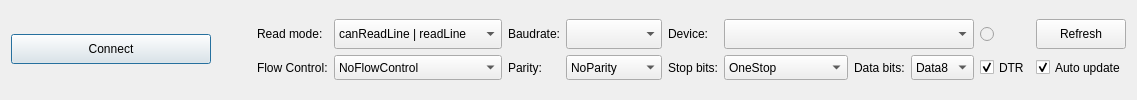
       <widget class="QWidget" name="tabSerial">
        <attribute name="title">
         <string>Serial COM</string>
        </attribute>
        <layout class="QGridLayout" name="gridLayout_5">
         <item row="5" column="3">
          <widget class="QPushButton" name="pushButtonSerialConnect">
           <property name="sizePolicy">
            <sizepolicy hsizetype="Minimum" vsizetype="Fixed">
             <horstretch>0</horstretch>
             <verstretch>0</verstretch>
            </sizepolicy>
           </property>
           <property name="minimumSize">
            <size>
             <width>200</width>
             <height>30</height>
            </size>
           </property>
           <property name="font">
            <font>
             <underline>false</underline>
            </font>
           </property>
           <property name="whatsThis">
            <string>&lt;html&gt;&lt;head/&gt;&lt;body&gt;&lt;p&gt;Enable/disable serial communication&lt;/p&gt;&lt;/body&gt;&lt;/html&gt;</string>
           </property>
           <property name="text">
            <string>Connect</string>
           </property>
           <property name="shortcut">
            <string>Alt+N</string>
           </property>
           <property name="checkable">
            <bool>true</bool>
           </property>
           <property name="checked">
            <bool>false</bool>
           </property>
           <property name="autoDefault">
            <bool>false</bool>
           </property>
           <property name="default">
            <bool>true</bool>
           </property>
           <property name="flat">
            <bool>false</bool>
           </property>
          </widget>
         </item>
         <item row="5" column="4">
          <spacer name="horizontalSpacer_6">
           <property name="orientation">
            <enum>Qt::Horizontal</enum>
           </property>
           <property name="sizeHint" stdset="0">
            <size>
             <width>40</width>
             <height>20</height>
            </size>
           </property>
          </spacer>
         </item>
         <item row="5" column="6">
          <layout class="QGridLayout" name="gridLayout_2">
           <item row="1" column="8" colspan="2">
            <widget class="QComboBox" name="comboBoxStopBits">
             <property name="sizePolicy">
              <sizepolicy hsizetype="Preferred" vsizetype="Preferred">
               <horstretch>0</horstretch>
               <verstretch>0</verstretch>
              </sizepolicy>
             </property>
             <property name="minimumSize">
              <size>
               <width>0</width>
               <height>25</height>
              </size>
             </property>
             <item>
              <property name="text">
               <string>OneStop</string>
              </property>
             </item>
             <item>
              <property name="text">
               <string>OneAndHalfStop</string>
              </property>
             </item>
             <item>
              <property name="text">
               <string>TwoStop</string>
              </property>
             </item>
            </widget>
           </item>
           <item row="1" column="12">
            <widget class="QCheckBox" name="checkBoxDTR">
             <property name="sizePolicy">
              <sizepolicy hsizetype="Maximum" vsizetype="Preferred">
               <horstretch>0</horstretch>
               <verstretch>0</verstretch>
              </sizepolicy>
             </property>
             <property name="whatsThis">
              <string>&lt;html&gt;&lt;head/&gt;&lt;body&gt;&lt;p&gt;&amp;quot;Data Terminal Ready&amp;quot; - required by some devices such as Arduino Due for proper UART initialisation.&lt;/p&gt;&lt;/body&gt;&lt;/html&gt;</string>
             </property>
             <property name="text">
              <string>DTR</string>
             </property>
             <property name="checked">
              <bool>true</bool>
             </property>
            </widget>
           </item>
           <item row="0" column="2" colspan="3">
            <widget class="QComboBox" name="comboBoxSerialReadMode">
             <property name="sizePolicy">
              <sizepolicy hsizetype="MinimumExpanding" vsizetype="Preferred">
               <horstretch>0</horstretch>
               <verstretch>0</verstretch>
              </sizepolicy>
             </property>
             <property name="minimumSize">
              <size>
               <width>0</width>
               <height>25</height>
              </size>
             </property>
             <property name="sizeAdjustPolicy">
              <enum>QComboBox::AdjustToContents</enum>
             </property>
             <item>
              <property name="text">
               <string>canReadLine | readLine</string>
              </property>
             </item>
             <item>
              <property name="text">
               <string>canReadLine | readAll</string>
              </property>
             </item>
             <item>
              <property name="text">
               <string>bytesAvailable | readLine</string>
              </property>
             </item>
             <item>
              <property name="text">
               <string>bytesAvailable | readAll</string>
              </property>
             </item>
            </widget>
           </item>
           <item row="1" column="2" colspan="3">
            <widget class="QComboBox" name="comboBoxFlowControl">
             <property name="sizePolicy">
              <sizepolicy hsizetype="Preferred" vsizetype="Preferred">
               <horstretch>0</horstretch>
               <verstretch>0</verstretch>
              </sizepolicy>
             </property>
             <item>
              <property name="text">
               <string>NoFlowControl</string>
              </property>
             </item>
             <item>
              <property name="text">
               <string>HardwareControl</string>
              </property>
             </item>
             <item>
              <property name="text">
               <string> SoftwareControl</string>
              </property>
             </item>
            </widget>
           </item>
           <item row="1" column="1">
            <widget class="QLabel" name="labelFlowControl">
             <property name="sizePolicy">
              <sizepolicy hsizetype="Maximum" vsizetype="Preferred">
               <horstretch>0</horstretch>
               <verstretch>0</verstretch>
              </sizepolicy>
             </property>
             <property name="text">
              <string>Flow Control:</string>
             </property>
            </widget>
           </item>
           <item row="0" column="5">
            <widget class="QLabel" name="label_2">
             <property name="sizePolicy">
              <sizepolicy hsizetype="Maximum" vsizetype="Preferred">
               <horstretch>0</horstretch>
               <verstretch>0</verstretch>
              </sizepolicy>
             </property>
             <property name="minimumSize">
              <size>
               <width>0</width>
               <height>0</height>
              </size>
             </property>
             <property name="maximumSize">
              <size>
               <width>16777215</width>
               <height>16777215</height>
              </size>
             </property>
             <property name="text">
              <string>Baudrate:</string>
             </property>
             <property name="alignment">
              <set>Qt::AlignRight|Qt::AlignTrailing|Qt::AlignVCenter</set>
             </property>
            </widget>
           </item>
           <item row="1" column="5">
            <widget class="QLabel" name="labelParity">
             <property name="sizePolicy">
              <sizepolicy hsizetype="Maximum" vsizetype="Preferred">
               <horstretch>0</horstretch>
               <verstretch>0</verstretch>
              </sizepolicy>
             </property>
             <property name="text">
              <string>Parity:</string>
             </property>
            </widget>
           </item>
           <item row="0" column="7">
            <widget class="QLabel" name="label">
             <property name="sizePolicy">
              <sizepolicy hsizetype="Maximum" vsizetype="Preferred">
               <horstretch>0</horstretch>
               <verstretch>0</verstretch>
              </sizepolicy>
             </property>
             <property name="minimumSize">
              <size>
               <width>0</width>
               <height>0</height>
              </size>
             </property>
             <property name="maximumSize">
              <size>
               <width>16777215</width>
               <height>16777215</height>
              </size>
             </property>
             <property name="text">
              <string>Device:</string>
             </property>
             <property name="alignment">
              <set>Qt::AlignRight|Qt::AlignTrailing|Qt::AlignVCenter</set>
             </property>
            </widget>
           </item>
           <item row="1" column="7">
            <widget class="QLabel" name="labelStopBits">
             <property name="sizePolicy">
              <sizepolicy hsizetype="Maximum" vsizetype="Preferred">
               <horstretch>0</horstretch>
               <verstretch>0</verstretch>
              </sizepolicy>
             </property>
             <property name="text">
              <string>Stop bits:</string>
             </property>
            </widget>
           </item>
           <item row="0" column="1">
            <widget class="QLabel" name="label_3">
             <property name="sizePolicy">
              <sizepolicy hsizetype="Maximum" vsizetype="Preferred">
               <horstretch>0</horstretch>
               <verstretch>0</verstretch>
              </sizepolicy>
             </property>
             <property name="text">
              <string>Read mode:</string>
             </property>
            </widget>
           </item>
           <item row="0" column="6">
            <widget class="QComboBox" name="comboBoxBaudRates">
             <property name="enabled">
              <bool>true</bool>
             </property>
             <property name="sizePolicy">
              <sizepolicy hsizetype="Preferred" vsizetype="Preferred">
               <horstretch>0</horstretch>
               <verstretch>0</verstretch>
              </sizepolicy>
             </property>
             <property name="minimumSize">
              <size>
               <width>0</width>
               <height>25</height>
              </size>
             </property>
             <property name="toolTip">
              <string>&lt;html&gt;&lt;head/&gt;&lt;body&gt;&lt;p&gt;This list contains baud rates supported by current hardware.&lt;/p&gt;&lt;/body&gt;&lt;/html&gt;</string>
             </property>
            </widget>
           </item>
           <item row="1" column="6">
            <widget class="QComboBox" name="comboBoxParity">
             <property name="sizePolicy">
              <sizepolicy hsizetype="Preferred" vsizetype="Preferred">
               <horstretch>0</horstretch>
               <verstretch>0</verstretch>
              </sizepolicy>
             </property>
             <item>
              <property name="text">
               <string>NoParity</string>
              </property>
             </item>
             <item>
              <property name="text">
               <string>EvenParity</string>
              </property>
             </item>
             <item>
              <property name="text">
               <string>OddParity</string>
              </property>
             </item>
             <item>
              <property name="text">
               <string>SpaceParity</string>
              </property>
             </item>
             <item>
              <property name="text">
               <string>MarkParity</string>
              </property>
             </item>
            </widget>
           </item>
           <item row="0" column="8" colspan="4">
            <widget class="QComboBox" name="comboBoxDevices">
             <property name="enabled">
              <bool>true</bool>
             </property>
             <property name="sizePolicy">
              <sizepolicy hsizetype="Preferred" vsizetype="Preferred">
               <horstretch>0</horstretch>
               <verstretch>0</verstretch>
              </sizepolicy>
             </property>
             <property name="minimumSize">
              <size>
               <width>250</width>
               <height>25</height>
              </size>
             </property>
             <property name="maximumSize">
              <size>
               <width>16777215</width>
               <height>16777215</height>
              </size>
             </property>
             <property name="sizeIncrement">
              <size>
               <width>0</width>
               <height>0</height>
              </size>
             </property>
             <property name="sizeAdjustPolicy">
              <enum>QComboBox::AdjustToContents</enum>
             </property>
            </widget>
           </item>
           <item row="1" column="11">
            <widget class="QComboBox" name="comboBoxDataBits">
             <property name="sizePolicy">
              <sizepolicy hsizetype="Preferred" vsizetype="Preferred">
               <horstretch>0</horstretch>
               <verstretch>0</verstretch>
              </sizepolicy>
             </property>
             <property name="currentIndex">
              <number>3</number>
             </property>
             <item>
              <property name="text">
               <string>Data5</string>
              </property>
             </item>
             <item>
              <property name="text">
               <string>Data6</string>
              </property>
             </item>
             <item>
              <property name="text">
               <string>Data7</string>
              </property>
             </item>
             <item>
              <property name="text">
               <string>Data8</string>
              </property>
             </item>
            </widget>
           </item>
           <item row="1" column="10">
            <widget class="QLabel" name="labelDataBits">
             <property name="sizePolicy">
              <sizepolicy hsizetype="Maximum" vsizetype="Preferred">
               <horstretch>0</horstretch>
               <verstretch>0</verstretch>
              </sizepolicy>
             </property>
             <property name="text">
              <string>Data bits:</string>
             </property>
            </widget>
           </item>
           <item row="0" column="13">
            <widget class="QPushButton" name="pushButtonRefresh">
             <property name="enabled">
              <bool>true</bool>
             </property>
             <property name="minimumSize">
              <size>
               <width>0</width>
               <height>30</height>
              </size>
             </property>
             <property name="whatsThis">
              <string>&lt;html&gt;&lt;head/&gt;&lt;body&gt;&lt;p&gt;Refresh availible COM ports list&lt;/p&gt;&lt;/body&gt;&lt;/html&gt;</string>
             </property>
             <property name="text">
              <string>Refresh</string>
             </property>
            </widget>
           </item>
           <item row="1" column="13">
            <widget class="QCheckBox" name="checkBoxAutoRefresh">
             <property name="sizePolicy">
              <sizepolicy hsizetype="Preferred" vsizetype="Preferred">
               <horstretch>0</horstretch>
               <verstretch>0</verstretch>
              </sizepolicy>
             </property>
             <property name="minimumSize">
              <size>
               <width>0</width>
               <height>0</height>
              </size>
             </property>
             <property name="maximumSize">
              <size>
               <width>16777215</width>
               <height>16777215</height>
              </size>
             </property>
             <property name="whatsThis">
              <string>&lt;html&gt;&lt;head/&gt;&lt;body&gt;&lt;p&gt;Automatically refresh the availible COM ports list every 500 ms.&lt;/p&gt;&lt;/body&gt;&lt;/html&gt;</string>
             </property>
             <property name="text">
              <string>Auto update</string>
             </property>
             <property name="checked">
              <bool>true</bool>
             </property>
            </widget>
           </item>
           <item row="0" column="12">
            <widget class="QRadioButton" name="radioButtonDeviceUpdate">
             <property name="enabled">
              <bool>false</bool>
             </property>
             <property name="sizePolicy">
              <sizepolicy hsizetype="Preferred" vsizetype="Minimum">
               <horstretch>0</horstretch>
               <verstretch>0</verstretch>
              </sizepolicy>
             </property>
             <property name="maximumSize">
              <size>
               <width>16777215</width>
               <height>16777215</height>
              </size>
             </property>
             <property name="autoFillBackground">
              <bool>false</bool>
             </property>
             <property name="text">
              <string/>
             </property>
             <property name="autoExclusive">
              <bool>true</bool>
             </property>
            </widget>
           </item>
          </layout>
         </item>
        </layout>
       </widget>
